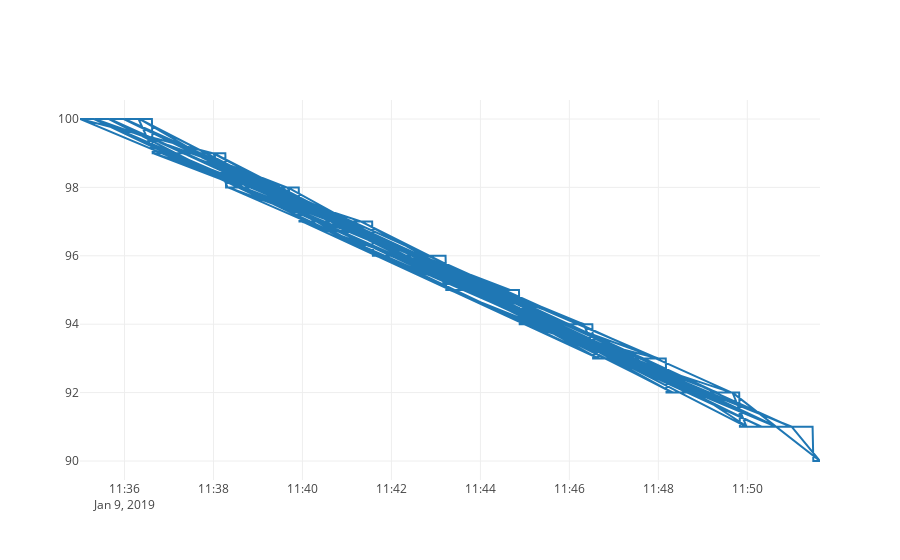

The code cell stored with this chart in its notebook:
### Markdown cell above
## Plot stream data
Visualization is a key part to gaining an understanding of the data and performing data analysis.  The data stream contains a set of basic ploting operations that are accessible through the `.plot()` method or through dedicated mechanisms.  Please see the `plotting_demo` tutorial page for a complete set of plotting examples

### Code cell
data_stream.plot()

### Figure 1 — Plotly figure (JSON) as saved in the notebook; plotly's stock layout.template omitted (floating-point values rounded to 4 significant figures; data arrays with more than 128 entries replaced by an {"elided": "..."} marker saying what was removed)
{"data": [{"name": "battery_level", "type": "scatter", "uid": "d247f405-2e81-4b57-942c-1125de25bbbe", "x": {"elided": "1998 str values"}, "y": {"elided": "1998 int values"}}], "layout": {"autosize": true, "xaxis": {"autorange": true, "range": ["2019-01-09 11:35", "2019-01-09 11:51:38"], "type": "date"}, "yaxis": {"autorange": true, "range": [89.44, 100.6], "type": "linear"}}}
